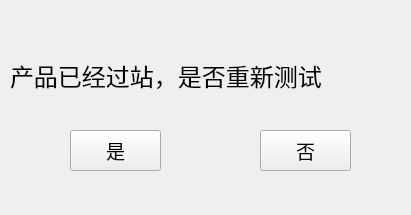
<?xml version="1.0" encoding="UTF-8"?>
<ui version="4.0">
 <class>Form</class>
 <widget class="QWidget" name="Form">
  <property name="geometry">
   <rect>
    <x>0</x>
    <y>0</y>
    <width>411</width>
    <height>215</height>
   </rect>
  </property>
  <property name="windowTitle">
   <string>过站信息检查</string>
  </property>
  <widget class="QPushButton" name="pushButton_1">
   <property name="geometry">
    <rect>
     <x>70</x>
     <y>130</y>
     <width>91</width>
     <height>41</height>
    </rect>
   </property>
   <property name="font">
    <font>
     <family>微软雅黑</family>
     <pointsize>14</pointsize>
    </font>
   </property>
   <property name="text">
    <string>是</string>
   </property>
  </widget>
  <widget class="QLabel" name="label_1">
   <property name="geometry">
    <rect>
     <x>10</x>
     <y>50</y>
     <width>401</width>
     <height>51</height>
    </rect>
   </property>
   <property name="font">
    <font>
     <family>微软雅黑</family>
     <pointsize>18</pointsize>
    </font>
   </property>
   <property name="text">
    <string>产品已经过站，是否重新测试</string>
   </property>
  </widget>
  <widget class="QPushButton" name="pushButton_2">
   <property name="geometry">
    <rect>
     <x>260</x>
     <y>130</y>
     <width>91</width>
     <height>41</height>
    </rect>
   </property>
   <property name="font">
    <font>
     <family>微软雅黑</family>
     <pointsize>14</pointsize>
    </font>
   </property>
   <property name="text">
    <string>否</string>
   </property>
  </widget>
 </widget>
 <resources/>
 <connections/>
</ui>
